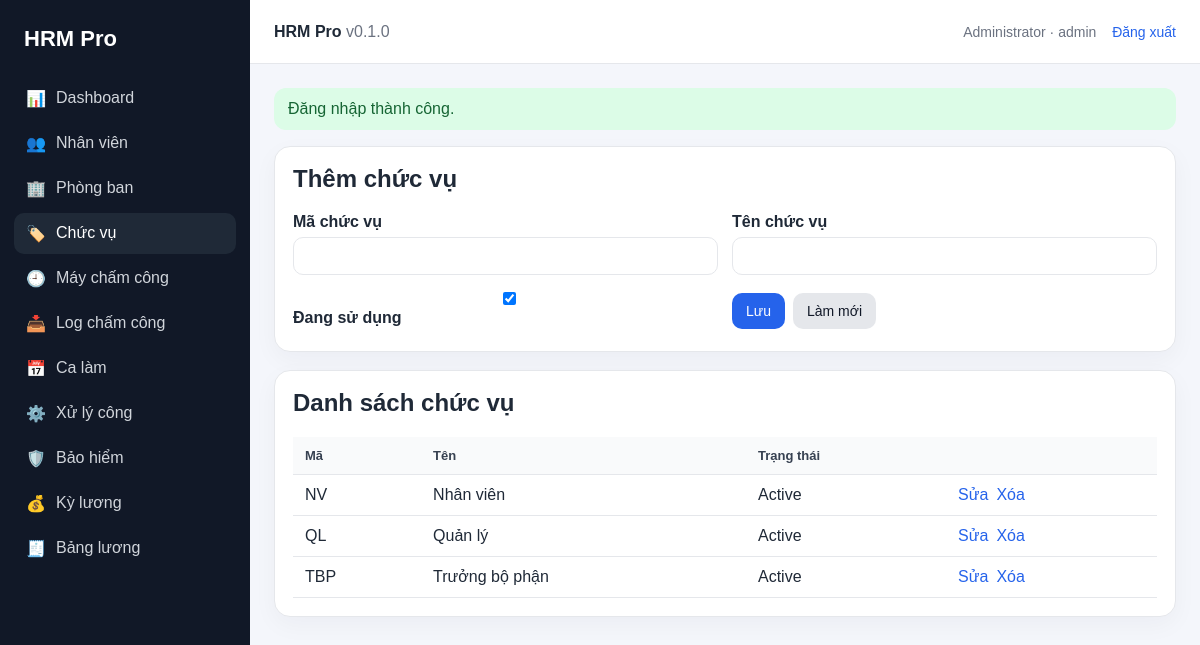
The page /public/index.php?page=positions (signed in) on the database its author committed.
### tables this page shows
CREATE TABLE positions (
    id INT AUTO_INCREMENT PRIMARY KEY,
    position_code VARCHAR(50) NOT NULL UNIQUE,
    position_name VARCHAR(150) NOT NULL,
    is_active TINYINT DEFAULT 1,
    created_at DATETIME DEFAULT CURRENT_TIMESTAMP
);

### public/index.php (called while the page is built, shortened)
<?php
$page = $_GET['page'] ?? 'dashboard';
$routes = [
    'login' => __DIR__ . '/../modules/auth/login.php',
    'logout' => __DIR__ . '/../modules/auth/logout.php',
    'dashboard' => __DIR__ . '/../modules/dashboard/index.php',
    'employees' => __DIR__ . '/../modules/employees/index.php',
    'departments' => __DIR__ . '/../modules/departments/index.php',
    'positions' => __DIR__ . '/../modules/positions/index.php',
    'attendance_devices' => __DIR__ . '/../modules/attendance/devices.php',
    'attendance_logs' => __DIR__ . '/../modules/attendance/logs.php',
    'work_shifts' => __DIR__ . '/../modules/attendance/shifts.php',
    'attendance_process' => __DIR__ . '/../modules/attendance/process.php',
    'insurance_policies' => __DIR__ . '/../modules/insurance/policies.php',
    'payroll_periods' => __DIR__ . '/../modules/payroll/periods.php',
    'payrolls' => __DIR__ . '/../modules/payroll/payrolls.php',
];
require $routes[$page];

### includes/helpers.php (called while the page is built, shortened)
<?php
function e($value): string
{
    return htmlspecialchars((string)$value, ENT_QUOTES, 'UTF-8');
}
function url(string $page = 'dashboard', array $params = []): string
{
    $params = array_merge(['page' => $page], $params);
    return 'index.php?' . http_build_query($params);
}
function checked($actual): string
{
    return (int)$actual === 1 ? 'checked' : '';
}

### config/database.php (called while the page is built, shortened)
<?php
$mysqli = mysqli_init();
mysqli_options($mysqli, MYSQLI_OPT_INT_AND_FLOAT_NATIVE, 1);
mysqli_set_charset($mysqli, 'utf8mb4');
function db(): mysqli
{
    global $mysqli;
    return $mysqli;
}

### modules/positions/index.php (the view, shortened to what this page needs)
<?php
$edit = null;
$rows = db()->query("SELECT * FROM positions ORDER BY position_name");
require __DIR__ . '/../../includes/layout/header.php';
?>
<div class="card">
    <h2><?= $edit ? 'Sửa chức vụ' : 'Thêm chức vụ' ?></h2>
    <form method="post" class="form-grid">
        <div class="form-group"><label>Mã chức vụ</label><input name="position_code" value="<?= e($edit['position_code'] ?? '') ?>" required></div>
        <div class="form-group"><label>Tên chức vụ</label><input name="position_name" value="<?= e($edit['position_name'] ?? '') ?>" required></div>
        <div class="form-group"><label><input type="checkbox" name="is_active" <?= checked($edit['is_active'] ?? 1) ?>> Đang sử dụng</label></div>
        <div class="actions"><button class="btn">Lưu</button><a class="btn light" href="<?= e(url('positions')) ?>">Làm mới</a></div>
    </form>
</div>
<div class="card">
    <h2>Danh sách chức vụ</h2>
    <div class="table-wrap"><table><tr><th>Mã</th><th>Tên</th><th>Trạng thái</th><th></th></tr>
        <?php while ($r = $rows->fetch_assoc()): ?>
            <tr><td><?= e($r['position_code']) ?></td><td><?= e($r['position_name']) ?></td><td><?= $r['is_active'] ? 'Active' : 'Inactive' ?></td><td class="actions"><a href="<?= e(url('positions', ['action'=>'edit','id'=>$r['id']])) ?>">Sửa</a><a onclick="return confirmDelete()" href="<?= e(url('positions', ['action'=>'delete','id'=>$r['id']])) ?>">Xóa</a></td></tr>
        <?php endwhile; ?>
    </table></div>
</div>
<?php require __DIR__ . '/../../includes/layout/footer.php'; ?>

### public/assets/style.css (style rules this page uses)
:root { --bg: #f4f6fb; --card: #fff; --text: #1f2937; --muted: #6b7280; --primary: #2563eb; --danger: #dc2626; --border: #e5e7eb; }
* { box-sizing: border-box; }
body { margin: 0; font-family: Arial, Helvetica, sans-serif; background: var(--bg); color: var(--text); }
a { color: var(--primary); text-decoration: none; }
.card { background: var(--card); border: 1px solid var(--border); border-radius: 16px; padding: 18px; margin-bottom: 18px; box-shadow: 0 8px 24px rgba(15,23,42,.04); }
.card h1, .card h2, .card h3 { margin-top: 0; }
.table-wrap { overflow-x: auto; }
table { width: 100%; border-collapse: collapse; background: #fff; }
th, td { padding: 11px 12px; border-bottom: 1px solid var(--border); text-align: left; vertical-align: top; }
th { background: #f9fafb; font-size: 13px; color: #374151; }
.form-grid { display: grid; grid-template-columns: repeat(2, minmax(0, 1fr)); gap: 14px; }
.form-group label { display: block; font-weight: 600; margin-bottom: 6px; }
input, select, textarea { width: 100%; padding: 10px 12px; border: 1px solid var(--border); border-radius: 10px; font-size: 14px; background: #fff; }
.actions { display: flex; gap: 8px; align-items: center; flex-wrap: wrap; }
.btn { display: inline-block; border: none; border-radius: 10px; padding: 10px 14px; background: var(--primary); color: #fff; cursor: pointer; font-size: 14px; }
.btn.light { background: #e5e7eb; color: #111827; }

### rows shown on the page
positions: position_code "NV", position_name "Nhân viên", is_active "Active"
positions: position_code "QL", position_name "Quản lý", is_active "Active"
positions: position_code "TBP", position_name "Trưởng bộ phận", is_active "Active"

### other values the page prints
$item[1] "📊"
$item[0] "Dashboard"
$item[1] "👥"
$item[0] "Nhân viên"
$item[1] "🏢"
$item[0] "Phòng ban"
$item[1] "🏷️"
$item[0] "Chức vụ"
$item[1] "🕘"
$item[0] "Máy chấm công"
$item[1] "📥"
$item[0] "Log chấm công"
$item[1] "📅"
$item[0] "Ca làm"
$item[1] "⚙️"
